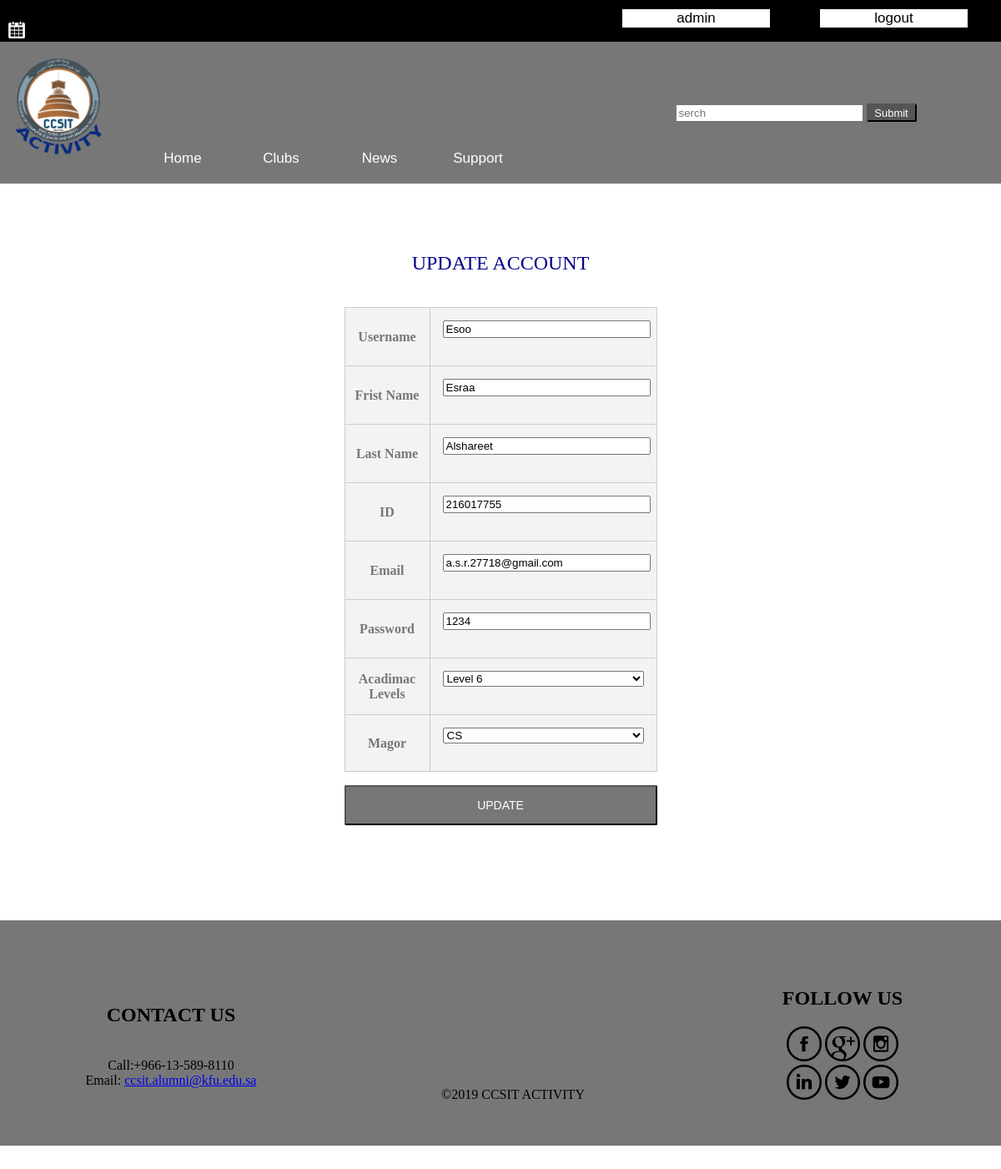
The app's page /Modify.php?user=Esoo (signed in) with its own data.
### tables this page shows
CREATE TABLE `accounts` (
  `Username` varchar(150) NOT NULL,
  `ID` int(11) NOT NULL,
  `Fname` varchar(150) NOT NULL,
  `Lname` varchar(150) NOT NULL,
  `Email` varchar(150) NOT NULL,
  `Pass` varchar(150) NOT NULL,
  `Magor` varchar(2) NOT NULL,
  `Level` int(11) NOT NULL
);

### Modify.php (the view, shortened to what this page needs)
<?php
include 'Header.php';
if(isset($_GET['user']))
{
    $id = $_GET['user'];
    $query = "SELECT * FROM accounts WHERE Username='$id'";
    $result = mysqli_query($con, $query);
    while($row = mysqli_fetch_assoc($result))
    {
        $accounts = array(
                    'ID' => $row['ID'],
                    'Fname'=>$row['Fname'],
                    'Lname'=>$row['Lname'],
            'passsword'=>$row['Pass'],
            'major'=>$row['Magor'],
            'level'=>$row['Level'],
            'username'=>$row['Username'],
            'email'=>$row['Email'],
                    );
    }
}
?>
<div id="content">
   <div class="page section">
    <h1>Update account</h1>
    <form name="modify" method="POST" action="Modify.php" >
        <table>
          <tr>
               <th>
                    <label for="uid">Username</label>
               </th>
               <td>
                   <input name="username" type="text" value="<?php echo $accounts['username'] ?>" readonly >
               </td>
          </tr>
          <tr>
               <th>
                    <label for="uid">Frist Name</label>
               </th>
               <td>
                    <input type="text" name="Fn" value="<?php echo $accounts['Fname'] ?>" >
               </td>
          </tr>
          <tr>
               <th>
                    <label for="uid">Last Name</label>
               </th>
               <td>
                    <input type="text" name="Ln"  value="<?php echo $accounts['Lname'] ?>">
               </td>
          </tr>
          <tr>
               <th>
                    <label for="uid">ID</label>
               </th>
               <td>
                   <input type="text" name="id" value="<?php echo $accounts['ID'] ?>" readonly>
               </td>
          </tr>
          <tr>
               <th>
                    <label for="uid">Email</label>
               </th>
               <td>
                   <input type="text" name="Em"  placeholder="examaple@kfu.edu.sa" value="<?php echo $accounts['email'] ?>">
               </td>
          </tr>
          <tr>
               <th>
                     <label for="pwd">Password</label>
               </th>
               <td>
                   <input type="text" name="pwd" value="<?php echo $accounts['passsword'] ?>">
               </td>
          </tr>
          <tr>
               <th>
                    <label for="uid">Acadimac Levels</label>
               </th>
               <td>
                    <select name="level"required >
                        <option value=6 <?php if( '6' == $accounts['level'] ){ ?> selected <?php } ?>>Level 6</option>
                   </select>
               </td>
          </tr>
          <tr>
               <th>
                    <label for="magor">Magor</label>
               </th>
               <td>
                    <select name="magor" >
                        <option value="CS" <?php if( 'CS' == $accounts['major'] ){ ?> selected <?php } ?> >CS</option>
                   </select>
               </td>
          </tr>
          </table>
        <input type="submit" value="Update" name="update" >
    </form>
    </div>
</div>
<?php include 'footer.php'; ?>

### css/Style.css (style rules this page uses)
body { margin: 0; }
h1 { color: darkblue; text-align: center; font-size: 24px; color: darkblue; text-transform: uppercase; line-height: 1.6; font-weight: normal; }
#content { min-height: 400px; background: white; }
form { width: 375px; margin: 34px auto; }
form tr { border: 1px solid #CCC; background: #f4f3f2; }
form table { width: 375px; margin-bottom: 16px; }
form th { width: 85px; border-right: 1px solid #CCC; vertical-align: middle; padding: 8px; }
form td { padding: 15px 15px; }
form td select, form td input, form td textarea { width: 100%; }
form input[type="submit"] { width: 375px; text-align: center; background: #777; color: white; -webkit-border-radius: 2px; border-radius: 2px; font-size: 14px; text-transform: uppercase; padding: 14px; }
label { color: #777; }
button, input { line-height: normal; }
input[type="submit"] { -webkit-appearance: button; cursor: pointer; overflow: visible; }
table { border-collapse: collapse; border-spacing: 0; }
.section.page:after { content:"";display:block;visibility:hidden;height:0;clear:both; }
.section.page { padding: 30px 0; background: white; }
.section.page h1 { font-size: 24px; text-align: center; color: darkblue; text-transform: uppercase; line-height: 1.6; font-weight: normal; }

### records on screen
accounts: username "Esoo", Fn "Esraa", Ln "Alshareet", id "216017755", Em "a.s.r.27718@gmail.com", pwd "1234", level "Level 6", magor "CS"

### other values on screen
$_SESSION['user'] "admin"
